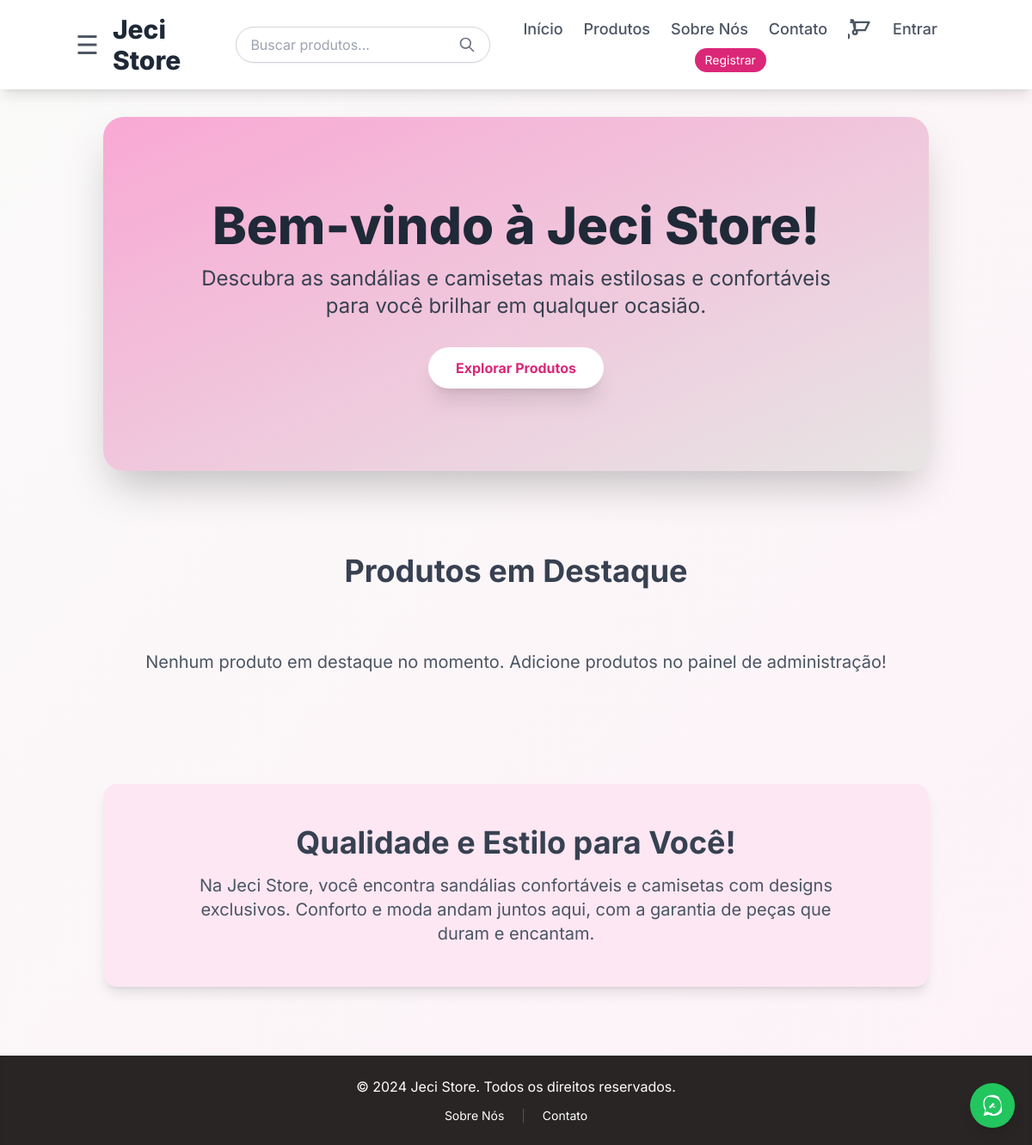
The app's page /, older data.
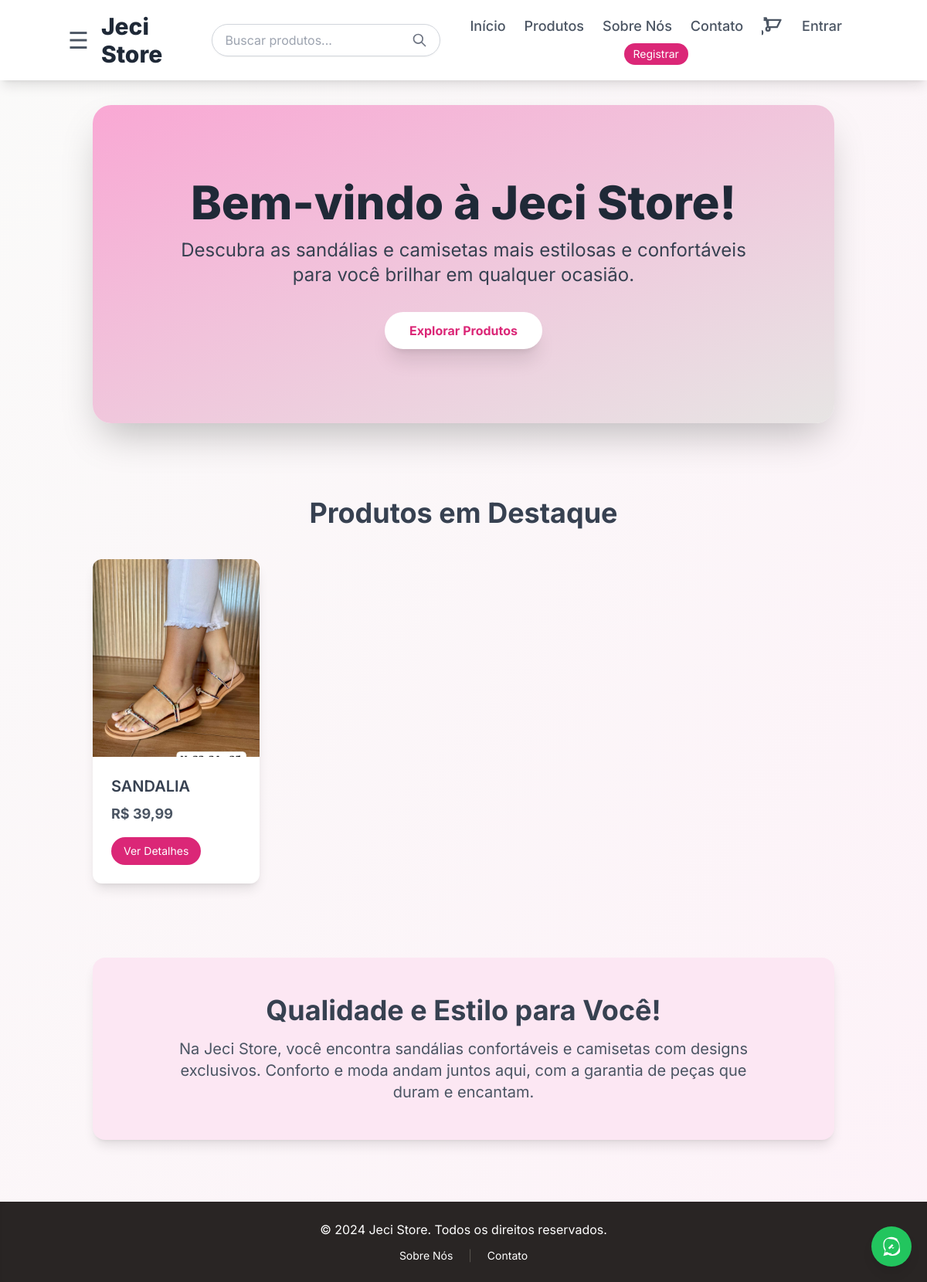
The same page, newer data.
### store/models.py (models this page shows, shortened)
class Product(models.Model):
    name = models.CharField(max_length=200, verbose_name="Nome do Produto")
    description = models.TextField(verbose_name="Descrição")
    price = models.DecimalField(max_digits=10, decimal_places=2, verbose_name="Preço")
    image = models.ImageField(
        upload_to='products/',
        blank=True,
        null=True,
        verbose_name="Imagem do Produto"
    )
    category = models.ForeignKey(
        Category,
        on_delete=models.SET_NULL,
        null=True,
        blank=True,
        related_name='products', # Permite acessar produtos de uma categoria.
        verbose_name="Categoria"
    )
    seller = models.ForeignKey(
        User,
        on_delete=models.SET_NULL,
        null=True,
        blank=True,
        related_name='products_listed', # Permite acessar os produtos listados por um usuário.
        verbose_name="Vendedor"
    )
    stock = models.PositiveIntegerField(default=0, verbose_name="Estoque")
    tracking_code = models.CharField(
        max_length=50,
        blank=True,
        null=True,
        unique=True, # Garante que cada código de rastreamento seja único
        verbose_name="Código de Rastreamento"
    )
    is_featured = models.BooleanField(default=False, verbose_name="Destaque na Home")
    created_at = models.DateTimeField(auto_now_add=True, verbose_name="Criado Em")
    updated_at = models.DateTimeField(auto_now=True, verbose_name="Atualizado Em")
    class Meta:
        verbose_name_plural = "Produtos"
        ordering = ['name']

### store/views.py (the view)
# urls.py: path('', home_view, name='home'),
def home_view(request):
    featured_products = Product.objects.filter(is_featured=True, stock__gt=0)[:4] # Apenas produtos em estoque
    categories = get_categories_tree() # Obtém a árvore de categorias
    context = {
        'featured_products': featured_products,
        'page_title': 'Bem-vindo à Jeci Store!',
        'categories': categories, # Passa as categorias para o template
    }
    return render(request, 'home.html', context)

### store/context_processors.py (called while the page is built, shortened)
def cart_items_count(request):
    cart_count = 0
    if request.user.is_authenticated:
        if hasattr(request.user, 'cart'):
            cart_count = request.user.cart.items.count()
    return {'cart_items_count': cart_count}

### store/views.py (called while the page is built)
def get_categories_tree():
    root_categories = Category.objects.filter(parent__isnull=True).prefetch_related('children')
    return root_categories

### templates/home.html
{% extends 'base.html' %}
{% block content %}
    <section class="relative text-center py-16 md:py-24 bg-gradient-to-br from-pink-300 to-stone-200 text-gray-800 rounded-3xl shadow-2xl overflow-hidden mb-12">
        <div class="absolute inset-0 bg-pattern opacity-10"></div>
        <div class="relative z-10">
            <h1 class="text-5xl md:text-6xl font-extrabold mb-4 animate-fade-in">Bem-vindo à Jeci Store!</h1>
            <p class="text-xl md:text-2xl mb-8 max-w-3xl mx-auto animate-fade-in-delay-1 text-gray-700">Descubra as sandálias e camisetas mais estilosas e confortáveis para você brilhar em qualquer ocasião.</p>
            <a href="{% url 'store:product_list' %}" class="bg-white text-pink-600 hover:bg-gray-100 font-bold py-3 px-8 rounded-full shadow-xl transition duration-300 ease-in-out transform hover:scale-105 hover:-translate-y-1 inline-block animate-fade-in-delay-2">
                Explorar Produtos
            </a>
        </div>
    </section>
    <section class="py-12">
        <h2 class="text-4xl font-bold text-center text-gray-700 mb-10">Produtos em Destaque</h2>
        <div class="grid grid-cols-1 sm:grid-cols-2 lg:grid-cols-4 gap-8">
            {% if featured_products %}
                {% for product in featured_products %}
                    <div class="group bg-white rounded-xl shadow-lg overflow-hidden transform transition duration-300 hover:scale-105 hover:shadow-xl relative">
                        <a href="{% url 'store:product_detail' pk=product.pk %}">
                            {% if product.image %}
                                <img src="{{ product.image.url }}" alt="{{ product.name }}" class="w-full h-64 object-cover transition duration-300 group-hover:opacity-85">
                            {% else %}
                                <img src="https://placehold.co/400x400/cccccc/ffffff?text=Sem+Imagem" alt="Sem Imagem" class="w-full h-64 object-cover">
                            {% endif %}
                        </a>
                        <div class="p-6">
                            <h3 class="text-xl font-semibold text-gray-700 mb-2 group-hover:text-pink-600 transition duration-200">{{ product.name }}</h3>
                            <p class="text-gray-600 text-lg font-bold">R$ {{ product.price|floatformat:2 }}</p>
                            <a href="{% url 'store:product_detail' pk=product.pk %}" class="mt-4 inline-block bg-pink-600 text-white py-2 px-4 rounded-full hover:bg-pink-700 transition duration-300 text-sm">
                                Ver Detalhes
                            </a>
                        </div>
                    </div>
                {% endfor %}
            {% else %}
                <p class="text-center text-gray-600 col-span-full py-8 text-xl">Nenhum produto em destaque no momento. Adicione produtos no painel de administração!</p>
            {% endif %}
        </div>
    </section>
    <section class="py-12 bg-pink-100 rounded-2xl shadow-lg text-center mt-12 animate-fade-in-delay-2">
        <h2 class="text-3xl md:text-4xl font-bold text-gray-700 mb-4">Qualidade e Estilo para Você!</h2>
        <p class="text-lg md:text-xl text-gray-600 max-w-3xl mx-auto px-4">Na Jeci Store, você encontra sandálias confortáveis e camisetas com designs exclusivos. Conforto e moda andam juntos aqui, com a garantia de peças que duram e encantam.</p>
    </section>
{% endblock %}

Row changes from the older to the newer data that the page shows:
now on this page (row edited): Product: image (picture), name "SANDALIA", price "39,99"
Text that changed along with them:
text no longer shown: "Nenhum produto em destaque no momento. Adicione produtos no painel de administração!"
